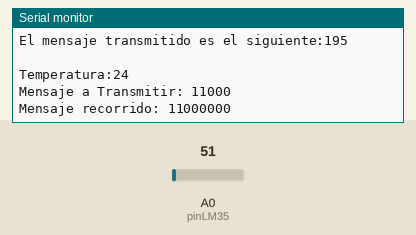
The sketch below on a simulated Arduino Uno, built with avr-gcc and run on an emulated ATmega328P. Shown: the last lines printed to the serial monitor. The inputs (shaded band) are chosen by the test bench; at power-on: A0 (pinLM35) = 51.

Above: at 4.2 s.
4.3 s: A0 (pinLM35) set to 61
At 4.36 s:
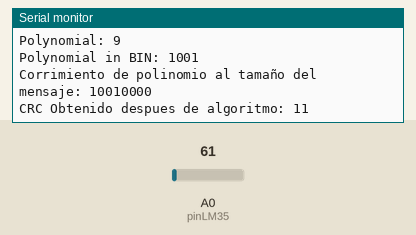
7.3 s: A0 (pinLM35) set to 57
At 7.9 s:
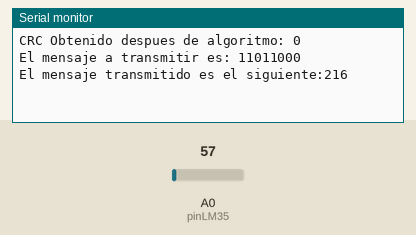
Timing chart, 0 to 10.3 s (numbered marks = the images above; inputs shaded):
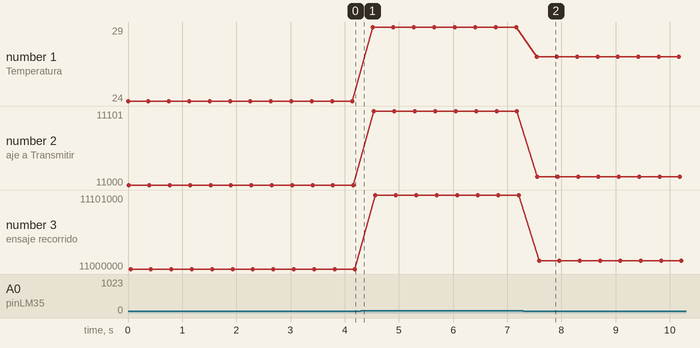

Measured:
- the behaviour switches between 58 and 57 on A0 (pinLM35) (found by bisection; images 1 and 2)
- after the input at 7.3 s, the serial monitor: prints a new line after 0.24 s (image 2)
- plotted number 1: 24 → 29 after the input at 4.3 s, 29 → 27 after the input at 7.3 s
- plotted number 2: 11000 → 11101 after the input at 4.3 s, 11101 → 11011 after the input at 7.3 s
- plotted number 3: 11000000 → 11101000 after the input at 4.3 s, 11101000 → 11011000 after the input at 7.3 s

The sketch:

TransmisorCRC.ino
```cpp
#include <SoftwareSerial.h>

SoftwareSerial mySerial1(11, 10); // RX, TX

int SENSOR = 7;
int temperatura = 0;
int pinLM35 = 0;
String temperaturaString;

void setup()
{
  Serial.begin(9600);
  mySerial1.begin(2400);
}

void loop()
{
  temperatura = analogRead(pinLM35);
  temperatura = ((5.0 * temperatura * 100.0)/1024.0) ;

  if(isnan(temperatura)){
    Serial.println("Error obteniendo los datos del sensor DHT11");
    return;
  }

  Serial.print("Temperatura:");
  Serial.println(temperatura);

  temperatura = MessageCRC(temperatura, 9);
  temperaturaString = String(temperatura);


  for(int n = 0; n<3; n++){
    mySerial1.print("U");
    mySerial1.print(temperaturaString);
  }

  Serial.print("El mensaje transmitido es el siguiente:");
  Serial.println(temperaturaString);
  Serial.println(" ");
  temperaturaString = "";

  delay(100);
  //12 chars... 12x8=96bits... 96bits/2400bps =  40ms
  // 2400bps la velocidad de la com seria del transmisor
}

int MessageCRC(int message, int polynomial){
  //Primer polinomio x^3 + 1
  //Es igual a BIN => 1001 = DEC => 9

  //Ahora sigue la division del polinomio generador (1001) entre la trama, a la
  //Cual se debe de hacer un corrimiento a la izquierda igual al grado del polinomio en decimal
  //O sea x^3 +1, o si esta en BIN (1001) es igual al numero de bits - 1

  //Quedando así una division, con una trama de datos ejemplo de (101101)
  // 101101000 / 1001 , Se usa la division con la compuerta XOR

  //Se hará la division hasta haber acabado con todos los bits de la trama, y por ultimo
  //se guardará el residuo de la division, la cantidad de bits del residuo deben ser
  //el mismo numero de bits igual al grado del polinomio

  //Una vez hecho ahora en vez de los ceros colocados a la trama, se sustituira por el residuo obtenido y
  //Este sera el que sea enviado hacia el receptor

  //Aqui se usar primero el polinomio x^3 + 1 => 1001

  //x^3 + 1 => (1001) __ x^4+x^3+1 => (11001) => 25
  int polynomialDec = polynomial;
  int grado = minOne(polynomialDec);

  //Desplazamiento de ceros igual al grado del polinomio
  int dataWithDespCeros = message << grado;

  int CRCObtenido;
  int polynomialBit;
  int messageBit;
  int messageToTransmit;

  Serial.print("Mensaje a Transmitir: ");
  Serial.println(message,BIN);

  Serial.print("Mensaje recorrido: ");
  Serial.println(dataWithDespCeros,BIN);

  Serial.println("Polinomio en Decimal y Binario");
  Serial.print("Polynomial: ");
  Serial.println(polynomialDec);

  Serial.print("Polynomial in BIN: ");
  Serial.println(polynomialDec, BIN);


  messageBit = minOne(dataWithDespCeros);
  polynomialBit = minOne(polynomialDec);

  //Se hace el corrimiento del polinomio para que este del mismo tamaño que el mensaje
  polynomialDec = polynomialDec << messageBit - polynomialBit;
  Serial.print("Corrimiento de polinomio al tamaño del mensaje: ");
  Serial.println(polynomialDec, BIN);

  //XOR del mensaje y polinomio recorridos
  CRCObtenido = CRC(dataWithDespCeros, polynomialDec, grado);
  Serial.print("CRC Obtenido despues de algoritmo: ");
  Serial.println(CRCObtenido,BIN);

  messageToTransmit = dataWithDespCeros ^ CRCObtenido;
  Serial.print("El mensaje a transmitir es: ");
  Serial.println(messageToTransmit,BIN);

  return messageToTransmit;
}

int minOne(int message){
  //En esta funcion se requiere obtener el primer indice de un 1, o sea el bit mas significativo
  //Ej, 001101001, Aqui el primer indice que contiene un 1, seria el indice 6, o sea el bit numero 7
  int i = 0;
  int firstIndex = 0;

  if(message == 0){
    return 0;
  }else{
    for( i=16; i>0; i--){ //int tiene 16 bits maximo a buscar
      if(bitRead(message,i-1) == 1){
        firstIndex = i-1;
        break;
      }
    }
    return firstIndex;
  }
}

int CRC(int message, int polynomial, int grado){
  //Aqui para obtener el CRC lo que se hace es hacer el XOR del mensajey el polinomio recorridos
  //el resultado de este XOR será el residuo obtenido, por lo que se volvera a mandar en la misma funcion haciendo recursividad
  //Se hara la recursividad hasta el punto donde el numero de bits del residuo sea igual al del grado del polinomo
  //En ese punto se terminaran los recursividades y se obtendra por ultimo el codigo CRC a colocar junto con el mensaje a enviar

  int obtenidoCRC = message;
  int polynomialAux = polynomial;

  if(minOne(message) < grado || message == 0){
    return obtenidoCRC;
  }else{
    obtenidoCRC = message ^ polynomialAux;
    polynomialAux = polynomial >> minOne(polynomial) - minOne(obtenidoCRC);
    obtenidoCRC = CRC(obtenidoCRC,polynomialAux, grado);
  }
  return obtenidoCRC;
}
```
